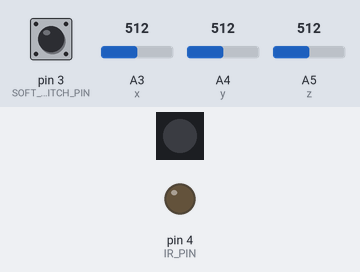
The sketch below on a simulated Arduino Uno, built with avr-gcc and run on an emulated ATmega328P. On the bench: 1 RGB LEDs in strip order, left to right, output pins drawn as LEDs (lit = HIGH). Inputs (shaded band) come from the test bench; at power-on: pin 3 (SOFT_SWITCH_PIN) HIGH, A3 (x) = 512, A4 (y) = 512, A5 (z) = 512. Dim RGB values are drawn brighter than linear; sleep ends after the set time or at an interrupt.

Above: at 5.0 s.
5.1 s: pin 3 (SOFT_SWITCH_PIN) pulled LOW for 0.15 s
At 5.25 s:
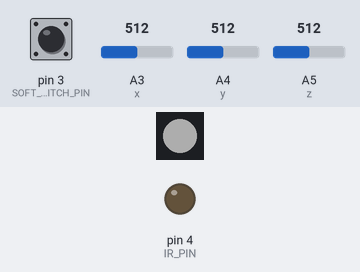
8.1 s: pin 3 (SOFT_SWITCH_PIN) pulled LOW for 1 s
Timing chart, 0 to 11.1 s (numbered marks = the images above; inputs shaded):
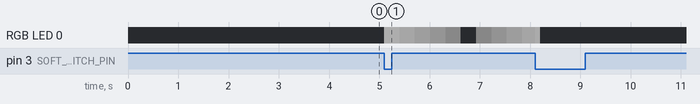

Measured:
- after the input at 5.1 s, RGB LED 0: off → RGB(50, 50, 50) at once, → RGB(40, 40, 40) 0.30 s later, → RGB(30, 30, 30) 0.31 s later, → RGB(20, 20, 20) 0.31 s later, … (10 changes in this stretch)

The sketch:

netflix_socks.ino
```cpp
// Default code for Arduino board from Netflix using IR pulses for a Sony Televison

// ======================== LIBS ==============================

#include <avr/power.h>
#include <avr/sleep.h>
#include <Adafruit_NeoPixel.h>

// ======================== PINS ==============================

//neopixel
#define INDICATOR_PIN 8
#define SOFT_SWITCH_PIN 3

//accelerometer
#define x A3
#define y A4
#define z A5

#define IR_PIN     4
#define NUM_PULSES 60
int pulse_widths[NUM_PULSES][2] = {{4716,2416},{572,628},{568,628},{572,616},{580,1224},{572,1224},{568,620},{580,620},{572,1220},{576,1228},{568,1224},{572,616},{580,1224},{572,620},{576,620},{576,1220},{20308,2420},{572,628},{568,620},{576,624},{572,1220},{576,1220},{576,620},{576,624},{572,1220},{576,1220},{572,1220},{576,624},{572,1220},{576,624},{572,620},{576,1224},{20304,2416},{572,620},{576,620},{576,624},{572,1224},{572,1220},{576,624},{572,628},{568,1224},{568,1224},{572,1224},{572,624},{572,1224},{568,628},{572,620},{576,1216},{20360,2420},{568,620},{576,624},{572,628},{568,1224},{572,1224},{572,624},{568,624},{576,1216},{576,1216},{580,1224},{572,620}};

// ======================== VARS ==============================
Adafruit_NeoPixel indicator = Adafruit_NeoPixel(1, INDICATOR_PIN);
uint8_t colors[3][3] = {{1, 1, 1}, {1, 1, 1}, {1, 0, 0}};
uint8_t colorState = 255;
uint8_t colorPulseIncrement = -1;
volatile bool cpuSleepFlag = true;
unsigned long nextReadTime, windowTime, cpuAwoken, userReallyAsleepStart, indicatorPulseTime;
int indicatorPulseDelay = 5;
int readDelay = 50;
int windowDelay = 1500;
unsigned long userReallyAsleepDelay = 60000UL;
int threshold = 50;
int consecutiveThresholdTime = 60;
int userSleepState = 0;
bool userReallyAsleep = false;
bool newWindow = true;
int pxVal = 0;
int pyVal = 0;
int pzVal = 0;
int movementSum = 0;
int consecutivePossibleSleeps = 0;

// ======================== SETUP ==============================
void setup()
{
  analogReference(EXTERNAL);
  pinMode(SOFT_SWITCH_PIN, INPUT);
  pinMode(IR_PIN, OUTPUT);
  digitalWrite(IR_PIN, LOW);
  nextReadTime = millis();
  windowTime = nextReadTime;
  indicator.begin();
  indicator.setBrightness(50);
  cpuSleepNow();
}

// ======================== LOOP ==============================
void loop() {

  //everthing broken up into seperate functions to keep things simple.
  if(millis() - indicatorPulseTime > indicatorPulseDelay){
    indicatorPulseTime = millis();
    indicatorHandler();
  }
  softSwitchHandler();
  sleepHandler();
  irHandler();

  //new calculation window every windowDelay
  if (millis() - windowTime > windowDelay) {
    windowTime = millis();
    newWindow = true;
  }

  //read accelerometer every readDelay amount of time
  if (millis() - nextReadTime > readDelay) {
    nextReadTime = millis();
    accelerometerHandler();
  }
}

// ======================== SOFT SWITCH ==============================
void softSwitchHandler(){
  if(digitalRead(SOFT_SWITCH_PIN) == LOW && millis()-cpuAwoken > 1000){
    //its held down.
    cpuSleepNow();
  }
}

// ======================== ACCELEROMETER ==============================
void accelerometerHandler() {
  //read the accelerometer
  int xVal = analogRead(x);
  int yVal = analogRead(y);
  int zVal = analogRead(z);

  //if its a new calculation window
  if (newWindow) {
    //if the displacement is less than the threshold, then the user may be asleep.
    if (movementSum < threshold) {
      if(userSleepState !=2){
        userSleepState = 1;
      }
    } else {
      userSleepState = 0;
    }

    if (userSleepState >= 1) {
      consecutivePossibleSleeps++;
      if (consecutivePossibleSleeps > (consecutiveThresholdTime * ((float)1000/windowDelay))){
        userSleepState = 2;
      }
    } else {
      consecutivePossibleSleeps = 0;
    }

    pxVal = xVal;
    pyVal = yVal;
    pzVal = zVal;
    movementSum = 0;
    newWindow = false;
  } else {
    //compute magnitude changes
    movementSum += abs(xVal - pxVal) + abs(yVal - pyVal) + abs(zVal - pzVal);
  }
}
// ======================== USER SLEEP ==============================
void sleepHandler(){
  if(userSleepState == 2){
    if(millis() - userReallyAsleepStart > userReallyAsleepDelay){
      userReallyAsleep = true;
    }
  }else{
    userReallyAsleepStart = millis();
  }
}

// ======================== INDICATOR ==============================
void indicatorHandler(){
  //pulse the indicator for whichever color it is. can change what the pulse looks like here.
  colorState+=colorPulseIncrement;
  if(colorState < 1){
    colorPulseIncrement = 1;
  }else if(colorState >254){
    colorPulseIncrement = -1;
  }
  indicator.setPixelColor(0,colorState * colors[userSleepState][0], colorState * colors[userSleepState][1], colorState * colors[userSleepState][2]);
  indicator.show();
}

// ======================== CPU SLEEP ==============================
void cpuSleepNow() {
    set_sleep_mode(SLEEP_MODE_PWR_DOWN);
    sleep_enable();
    delay(100);
    //turn stuff off
    indicator.setPixelColor(0,0,0,0);
    indicator.show();
    attachInterrupt(digitalPinToInterrupt(3),pinInterrupt, FALLING);
    sleep_mode();
    sleep_disable();
    detachInterrupt(digitalPinToInterrupt(3));
}


void pinInterrupt()
{
    cpuAwoken = millis();
    reSetup();
}

//when the microcontroller is woken up, lets reset values
void reSetup(){
  userReallyAsleep = false;
  userSleepState = 0;
}


// ======================== IR ==============================
void irHandler(){
  if(userReallyAsleep){
    //shut down the indicator
    indicator.setPixelColor(0,0,0,0);
    indicator.show();
    IR_transmit_pwr();
    //repeat if desired. or add any other codes syou may want to handle. This is whatever your TV needs.
    delay(500);
    IR_transmit_pwr();
    //put the microcontrolelr to sleep
    cpuSleepNow();
  }
}
//based on src from https://learn.adafruit.com/ir-sensor
void pulseIR(long microsecs) {
  while (microsecs > 0) {
    // 38 kHz is about 13 microseconds high and 13 microseconds low
    digitalWrite(IR_PIN, HIGH);  // this takes about 3 microseconds to happen
    delayMicroseconds(10);         // hang out for 10 microseconds
    digitalWrite(IR_PIN, LOW);   // this also takes about 3 microseconds
    delayMicroseconds(10);         // hang out for 10 microseconds
    // so 26 microseconds altogether
    microsecs -= 26;
  }
}

void IR_transmit_pwr() {
  for (int i = 0; i < NUM_PULSES; i++) {
    delayMicroseconds(pulse_widths[i][0]);
    pulseIR(pulse_widths[i][1]);
  }
}
```
